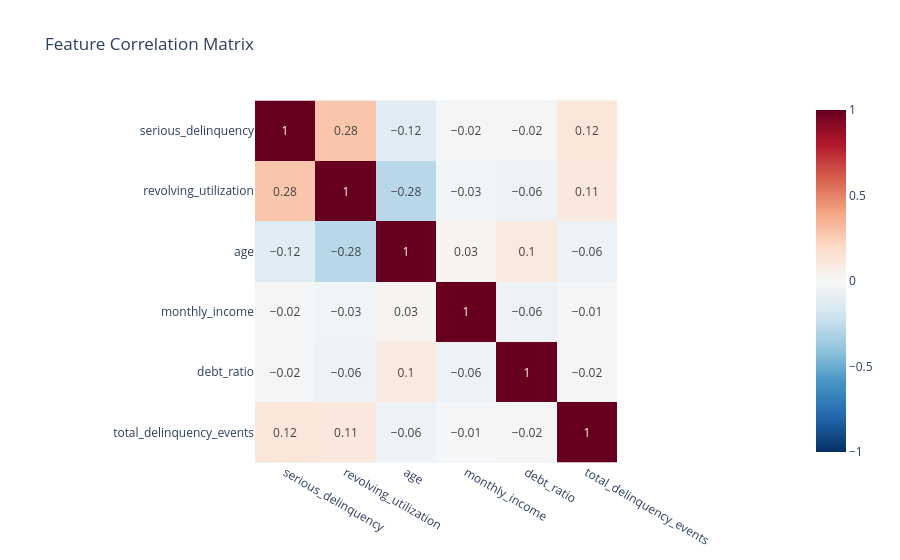

Source (notebook cell):
### Code cell
cols = ['serious_delinquency','revolving_utilization','age',
        'monthly_income','debt_ratio','total_delinquency_events']

px.imshow(df[cols].corr().round(2),
          title='Feature Correlation Matrix',
          color_continuous_scale='RdBu_r',
          zmin=-1, zmax=1, text_auto=True)

### Figure 1 — Plotly figure (JSON) as saved in the notebook; plotly's stock layout.template omitted (floating-point values rounded to 4 significant figures)
{"data": [{"coloraxis": "coloraxis", "hovertemplate": "x: %{x}<br>y: %{y}<br>color: %{z}<extra></extra>", "name": "0", "texttemplate": "%{z}", "type": "heatmap", "x": ["serious_delinquency", "revolving_utilization", "age", "monthly_income", "debt_ratio", "total_delinquency_events"], "xaxis": "x", "y": ["serious_delinquency", "revolving_utilization", "age", "monthly_income", "debt_ratio", "total_delinquency_events"], "yaxis": "y", "z": [[1.0, 0.28, -0.12, -0.02, -0.02, 0.12], [0.28, 1.0, -0.28, -0.03, -0.06, 0.11], [-0.12, -0.28, 1.0, 0.03, 0.1, -0.06], [-0.02, -0.03, 0.03, 1.0, -0.06, -0.01], [-0.02, -0.06, 0.1, -0.06, 1.0, -0.02], [0.12, 0.11, -0.06, -0.01, -0.02, 1.0]]}], "layout": {"coloraxis": {"cmax": 1, "cmin": -1, "colorscale": [[0, "rgb(5,48,97)"], [0.1, "rgb(33,102,172)"], [0.2, "rgb(67,147,195)"], [0.3, "rgb(146,197,222)"], [0.4, "rgb(209,229,240)"], [0.5, "rgb(247,247,247)"], [0.6, "rgb(253,219,199)"], [0.7, "rgb(244,165,130)"], [0.8, "rgb(214,96,77)"], [0.9, "rgb(178,24,43)"], [1, "rgb(103,0,31)"]]}, "title": {"text": "Feature Correlation Matrix"}, "xaxis": {"anchor": "y", "constrain": "domain", "domain": [0, 1], "scaleanchor": "y"}, "yaxis": {"anchor": "x", "autorange": "reversed", "constrain": "domain", "domain": [0, 1]}}}
